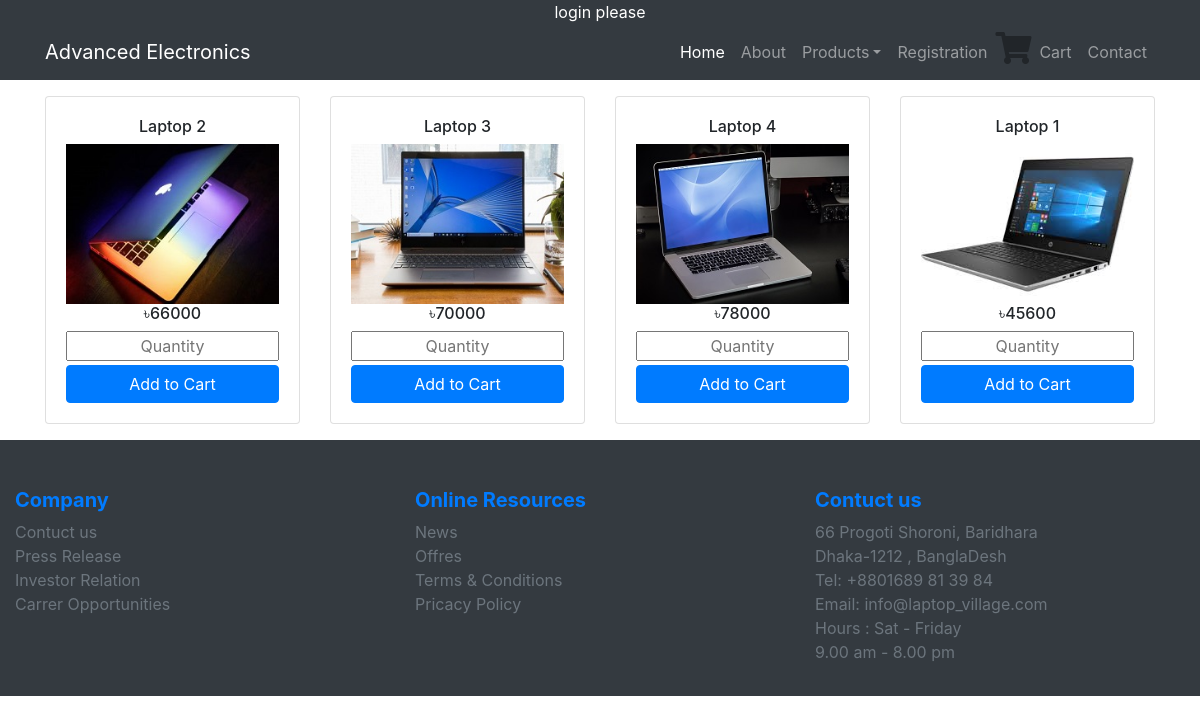
The page /item.php?name=Laptop on the database its author committed.
### tables this page shows
CREATE TABLE `productdetails` (
  `id` int(11) NOT NULL,
  `productId` int(11) NOT NULL,
  `name` varchar(255) NOT NULL,
  `image` varchar(255) NOT NULL,
  `price` float NOT NULL
);

### item.php (the view, shortened to what this page needs)
<!doctype html>
<html lang="en">
  <head>
    <link rel="stylesheet" href="https://maxcdn.bootstrapcdn.com/bootstrap/4.0.0/css/bootstrap.min.css">
    <link rel="stylesheet" href="https://use.fontawesome.com/releases/v5.8.1/css/all.css">
  </head>
  <body>
    <div class="text-center bg-dark text-white">
        <?php
        if(isset($_SESSION['username']))
            echo $_SESSION['username'];
        else
            echo "login please";
        ?>
    </div>
    <nav class="navbar navbar-expand-lg navbar-dark bg-dark">
        <div class="container">
             <a class="navbar-brand" href="#">Advanced Electronics</a>
                <div class="collapse navbar-collapse" id="navbarSupportedContent">
                <ul class="navbar-nav ml-auto">
                    <li class="nav-item active">
                        <a class="nav-link" href="index.php">Home </a>
                    </li>
                    <li class="nav-item">
                        <a class="nav-link" href="#">About</a>
                    </li>
                    <li class="nav-item dropdown">
                                        <a class="nav-link dropdown-toggle" href="#" id="navbarDropdown" role="button" data-toggle="dropdown">Products</a>
                    </li>
                    <li class="nav-item">
                        <a class="nav-link" href="registration.php">Registration</a>
                   </li>
                   <li class="nav-item">
                   <div class="btn-group">
                       <i class="fas fa-shopping-cart fa-2x "></i>
                       <a class="nav-link" href="cart.php">Cart</a>
                   </div>
                   </li>
                   <li class="nav-item">
                        <a class="nav-link" href="contact.php">Contact</a>
                   </li>
                </ul>
              </div>
         </div>
    </nav>
    <?php
        $connection = mysqli_connect('localhost','root');
        mysqli_select_db($connection,'Furniturebd');
        $getName = $_GET['name'];
        $query = "SELECT productId FROM `product` where name = '$getName' ";
        $queryfire = mysqli_query($connection,$query);
        $num = mysqli_num_rows($queryfire);
        if($num>0)
        {
            while($product = mysqli_fetch_array($queryfire))
            {
                $p = $product['productId'];
            }
         }
      ?>
        <div class="container">
        <div class="row">
            <?php
                $connection = mysqli_connect('localhost','root');
                mysqli_select_db($connection,'Furniturebd');
                    if($connection)
                    {
                        $getName = $_GET['name'];
                        $query = "SELECT productId FROM `product` where name = '$getName' ";
                        $queryfire = mysqli_query($connection,$query);
                        $num = mysqli_num_rows($queryfire);
                        if($num>0)
                        {
                            while($product = mysqli_fetch_array($queryfire))
                            {
                                $p = $product['productId'];
                            }
                        }
                        $queryForProducts = "SELECT * FROM `productdetails` WHERE productId='$p'";
                        $queryfire = mysqli_query($connection,$queryForProducts);
                        $rowCount = mysqli_num_rows($queryfire);
                        if($rowCount > 0)
                        {
                            while($product = mysqli_fetch_array($queryfire))
                            {
                            ?>
                                  <div class="col-lg-3 col-md-6 col-sm-12 ">
                                      <form method="post" action="">
                                          <div class="card mb-3 mt-3 ">
                                              <div class="card-body">
                                                 <h6 class="text-center"> <?php echo $product['name'] ?></h6>
                                                  <img class="img-fluid" src="<?php echo $product['image']; ?>" alt="image not found :( ">
                                                  <h6 class="text-center"> &#2547;<?php echo $product['price'] ?></h6>
                                                  <div>
                                                      <input type="text" name="qty" class="from-control text-center col-12 mb-1" placeholder="Quantity">
                                                  </div>
                                                  <div>
                                                      <input type="submit" name="add" value="Add to Cart" class="btn btn-primary btn-block">
                                                  </div>
                                              </div>
                                          </div>
                                      </form>
                                  </div>
                               <?php
                            }
                        }
                    }
                ?>
        </div>
    </div>
        <div class="container-fluid" id="3rd">
        <div class="row bg-dark">
            <div class="col-lg-4 col-md-12 cpl-sm-12 float-lg-left float-md-left mt-5">
               <div>
                   <h5 class = "font-weight-bold text-primary">Company</h5>
               </div>
                <div>
                    <a class="text-secondary" href="contact.php">Contuct us</a>
                </div>
                <div>
                    <a class="text-secondary" href="">Press Release</a>
                </div>
                <div>
                    <a class="text-secondary" href="">Investor Relation</a>
                </div>
                <div>
                    <a class="text-secondary" href="">Carrer Opportunities</a>
                </div>
            </div>
            <div class="col-lg-4 col-md-12 cpl-sm-12 float-lg-left float-md-left mt-5">
               <div>
                   <h5 class = "font-weight-bold text-primary">Online Resources</h5>
               </div>
                <div>
                    <a class="text-secondary" href="">News</a>
                </div>
                <div>
                    <a class="text-secondary" href="">Offres</a>
                </div>
                <div>
                    <a class="text-secondary" href="">Terms &amp; Conditions</a>
                </div>
                <div>
                    <a class="text-secondary" href="">Pricacy  Policy</a>
                </div>
            </div>
            <div class="col-lg-4 col-md-12 cpl-sm-12 float-lg-left float-md-left mt-5 mb-3">
               <div>
                   <h5 class = "font-weight-bold text-primary">Contuct us</h5>
               </div>
                <div>
                    <p class="text-secondary " >66 Progoti Shoroni, Baridhara</br>Dhaka-1212 , BanglaDesh<br/>Tel: +8801689 81 39 84</br>Email: info&#64;laptop_village.com</br>Hours : Sat - Friday</br>9.00 am - 8.00 pm</p>
                </div>
            </div>
        </div>
    </div>
</body>
</html>

### rows shown on the page
productdetails: name "Laptop 2", image (picture), price "66000"
productdetails: name "Laptop 3", image (picture), price "70000"
productdetails: name "Laptop 4", image (picture), price "78000"
productdetails: name "Laptop 1", image (picture), price "45600"
